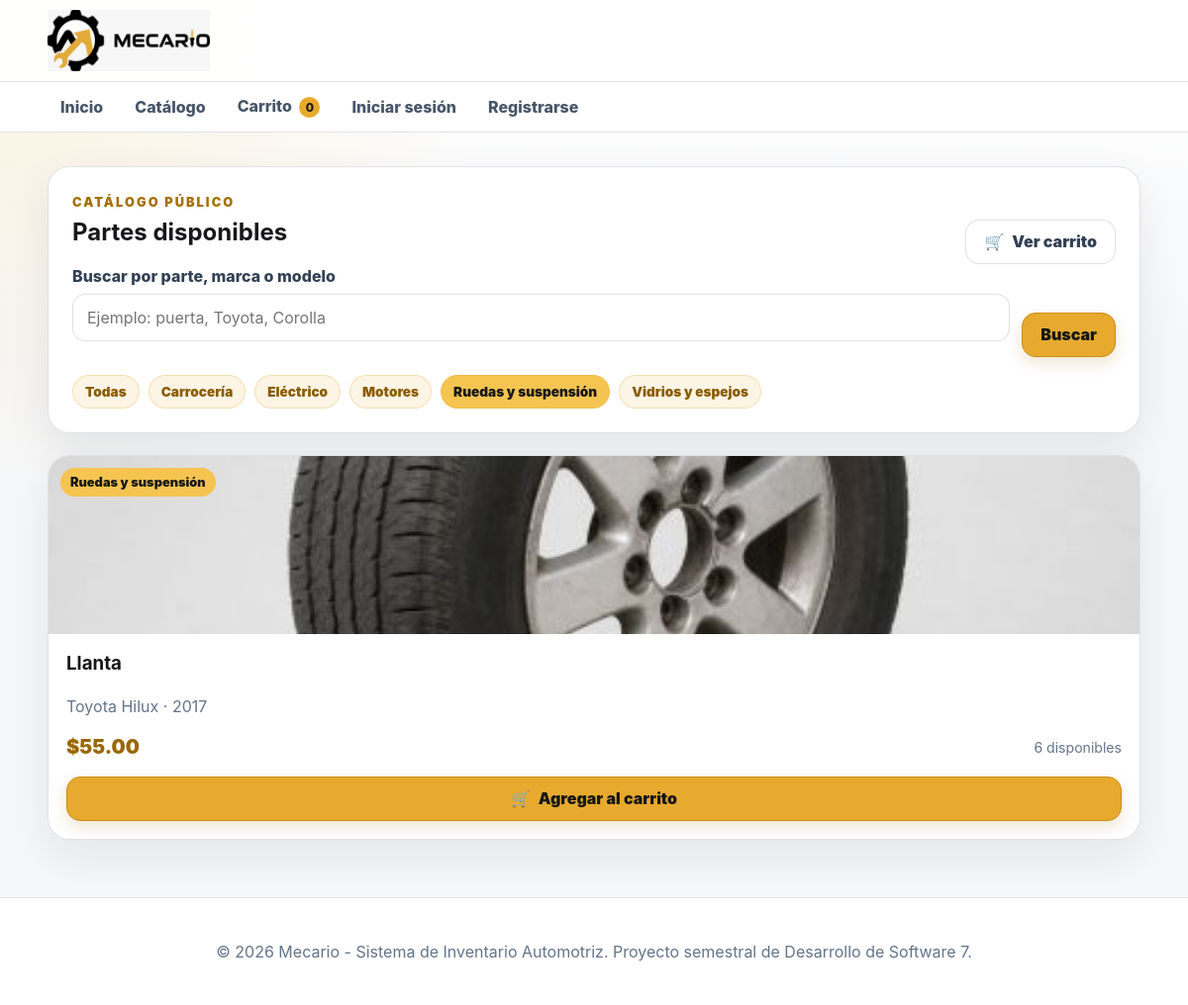
The app's page /public/categoria/5 with its own data.
### tables this page shows
CREATE TABLE IF NOT EXISTS secciones (
    id_seccion INT UNSIGNED AUTO_INCREMENT PRIMARY KEY,
    codigo VARCHAR(30) NOT NULL UNIQUE,
    nombre_seccion VARCHAR(100) NOT NULL UNIQUE,
    descripcion VARCHAR(255) NULL,
    activo TINYINT(1) NOT NULL DEFAULT 1,
    fecha_creacion DATETIME NOT NULL DEFAULT CURRENT_TIMESTAMP,
    fecha_actualizacion DATETIME NULL DEFAULT NULL ON UPDATE CURRENT_TIMESTAMP,
    CONSTRAINT chk_seccion_activo CHECK (activo IN (0,1))
);

CREATE TABLE IF NOT EXISTS inventario_partes (
    id_inventario INT UNSIGNED AUTO_INCREMENT PRIMARY KEY,
    id_auto INT UNSIGNED NOT NULL,
    id_parte INT UNSIGNED NOT NULL,
    id_seccion INT UNSIGNED NOT NULL,
    creado_por INT UNSIGNED NOT NULL,
    codigo_inventario VARCHAR(50) NOT NULL UNIQUE,
    descripcion_corta VARCHAR(255) NOT NULL,
    observaciones TEXT NULL,
    condicion_pieza ENUM('Excelente','Buena','Regular','Para reparar') NOT NULL DEFAULT 'Buena',
    precio DECIMAL(12,2) NOT NULL,
    cantidad INT UNSIGNED NOT NULL DEFAULT 0,
    thumbnail VARCHAR(255) NULL,
    imagen_grande VARCHAR(255) NULL,
    activo TINYINT(1) NOT NULL DEFAULT 1,
    fecha_creacion DATETIME NOT NULL DEFAULT CURRENT_TIMESTAMP,
    fecha_actualizacion DATETIME NULL DEFAULT NULL ON UPDATE CURRENT_TIMESTAMP,
    CONSTRAINT fk_inventario_auto FOREIGN KEY (id_auto) REFERENCES autos(id_auto)
        ON UPDATE CASCADE ON DELETE RESTRICT,
    CONSTRAINT fk_inventario_parte FOREIGN KEY (id_parte) REFERENCES partes(id_parte)
        ON UPDATE CASCADE ON DELETE RESTRICT,
    CONSTRAINT fk_inventario_seccion FOREIGN KEY (id_seccion) REFERENCES secciones(id_seccion)
        ON UPDATE CASCADE ON DELETE RESTRICT,
    CONSTRAINT fk_inventario_usuario FOREIGN KEY (creado_por) REFERENCES usuarios(id_usuario)
        ON UPDATE CASCADE ON DELETE RESTRICT,
    CONSTRAINT chk_inventario_precio CHECK (precio >= 0),
    CONSTRAINT chk_inventario_activo CHECK (activo IN (0,1)),
    INDEX idx_inventario_publico (activo,cantidad),
    INDEX idx_inventario_filtros (id_parte,id_auto,id_seccion),
    INDEX idx_inventario_descripcion (descripcion_corta)
);

CREATE TABLE IF NOT EXISTS partes (
    id_parte INT UNSIGNED AUTO_INCREMENT PRIMARY KEY,
    nombre_parte VARCHAR(100) NOT NULL UNIQUE,
    descripcion VARCHAR(255) NULL,
    activo TINYINT(1) NOT NULL DEFAULT 1,
    fecha_creacion DATETIME NOT NULL DEFAULT CURRENT_TIMESTAMP,
    fecha_actualizacion DATETIME NULL DEFAULT NULL ON UPDATE CURRENT_TIMESTAMP,
    CONSTRAINT chk_parte_activo CHECK (activo IN (0,1)),
    INDEX idx_parte_nombre (nombre_parte)
);

CREATE TABLE IF NOT EXISTS autos (
    id_auto INT UNSIGNED AUTO_INCREMENT PRIMARY KEY,
    marca VARCHAR(80) NOT NULL,
    modelo VARCHAR(100) NOT NULL,
    anio SMALLINT UNSIGNED NOT NULL,
    descripcion VARCHAR(255) NULL,
    activo TINYINT(1) NOT NULL DEFAULT 1,
    fecha_creacion DATETIME NOT NULL DEFAULT CURRENT_TIMESTAMP,
    fecha_actualizacion DATETIME NULL DEFAULT NULL ON UPDATE CURRENT_TIMESTAMP,
    CONSTRAINT uq_auto_marca_modelo_anio UNIQUE (marca,modelo,anio),
    CONSTRAINT chk_auto_activo CHECK (activo IN (0,1)),
    INDEX idx_auto_busqueda (marca,modelo,anio)
);

### app/Controllers/PublicController.php (called while the page is built, shortened)
<?php
final class PublicController
{
    private Database $db;
    public function __construct()
    {
        $this->db = Database::getInstancia();
    }
    public function categoria(string $id): void
    {
        $idSeccion = Sanitizer::entero($id);
        View::renderizar('publico/catalogo', [
            'titulo' => 'Catálogo de partes',
            'secciones' => $this->obtenerSecciones(),
            'resultados' => $this->obtenerCatalogo(idSeccion: $idSeccion),
            'busqueda' => '',
            'idSeccion' => $idSeccion,
        ]);
    }
    private function obtenerSecciones(): array
    {
        return $this->db->consultarTodos(
            'SELECT id_seccion, codigo, nombre_seccion
                FROM secciones
                WHERE activo = 1
                ORDER BY nombre_seccion'
        );
    }
    private function obtenerCatalogo(
        string $busqueda = '',
        ?int $idSeccion = null,
        ?int $limite = null
    ): array {
        $condiciones = ['ip.activo = 1', 'ip.cantidad > 0'];
        $parametros = [];
        if ($idSeccion !== null && $idSeccion > 0) {
            $condiciones[] = 'ip.id_seccion = :id_seccion';
            $parametros['id_seccion'] = $idSeccion;
        }
        $sql = 'SELECT
                ip.id_inventario,
                ip.descripcion_corta,
                ip.condicion_pieza,
                ip.precio,
                ip.cantidad,
                ip.thumbnail,
                ip.imagen_grande,
                a.marca,
                a.modelo,
                a.anio,
                p.nombre_parte,
                s.nombre_seccion
            FROM inventario_partes ip
            INNER JOIN autos a ON a.id_auto = ip.id_auto
            INNER JOIN partes p ON p.id_parte = ip.id_parte
            INNER JOIN secciones s ON s.id_seccion = ip.id_seccion
            WHERE ' . implode(' AND ', $condiciones) . '
            ORDER BY ip.fecha_creacion DESC';
        return $this->db->consultarTodos($sql, $parametros);
    }
}

### public/index.php (called while the page is built, shortened)
<?php
$router = new Router();
$router->despachar();

### app/Helpers/Url.php (called while the page is built, shortened)
<?php
final class Url
{
    public static function base(): string
    {
        $script = str_replace(
            '\\',
            '/',
            $_SERVER['SCRIPT_NAME'] ?? '/public/index.php'
        );
        $base = rtrim(dirname($script), '/');
        return $base === '.' ? '' : $base;
    }
    public static function ruta(string $ruta = '/'): string
    {
        $ruta = '/' . ltrim($ruta, '/');
        return self::base() . ($ruta === '//' ? '/' : $ruta);
    }
    public static function upload(string $archivo): string
    {
        $baseProyecto = dirname(self::base());
        return rtrim($baseProyecto, '/') . '/' . ltrim($archivo, '/');
    }
}

### app/Helpers/Sanitizer.php (called while the page is built, shortened)
<?php
final class Sanitizer
{
    public static function html(mixed $valor): string
    {
        return htmlspecialchars(
            (string) $valor,
            ENT_QUOTES | ENT_SUBSTITUTE,
            'UTF-8'
        );
    }
}

### app/Core/Database.php (called while the page is built, shortened)
<?php
final class Database
{
    private PDO $conexion;
    private function __construct()
    {
        $config = require dirname(__DIR__, 2) . '/config/config.php';
        $db = $config['database'];
        $dsn = sprintf(
            'mysql:host=%s;port=%s;dbname=%s;charset=%s',
            $db['host'],
            $db['port'],
            $db['name'],
            $db['charset']
        );
        try {
            $this->conexion = new PDO(
                $dsn,
                $db['user'],
                $db['password'],
                [
                    PDO::ATTR_ERRMODE => PDO::ERRMODE_EXCEPTION,
                    PDO::ATTR_DEFAULT_FETCH_MODE => PDO::FETCH_ASSOC,
                    PDO::ATTR_EMULATE_PREPARES => false,
                ]
            );
        } catch (PDOException $exception) {
            throw new RuntimeException(
                'No se pudo conectar con la base de datos.',
                0,
                $exception
            );
        }
    }
    public function consultar(string $sql, array $parametros = []): PDOStatement
    {
        $sentencia = $this->conexion->prepare($sql);
        $sentencia->execute($parametros);
        return $sentencia;
    }
    public function consultarTodos(string $sql, array $parametros = []): array
    {
        return $this->consultar($sql, $parametros)->fetchAll();
    }
}

### app/Views/publico/catalogo.php (the view, shortened to what this page needs)
<main class="container">
    <section class="card catalogo-encabezado">
        <span class="eyebrow">Catálogo público</span>
        <div class="catalog-title-row"><h1>Partes disponibles</h1><a class="btn btn-secundario" href="<?= Sanitizer::html(Url::ruta('/carrito')) ?>"><span aria-hidden="true">🛒</span> Ver carrito</a></div>
        <form
            class="form-busqueda"
            action="<?= Sanitizer::html(Url::ruta('/catalogo')) ?>"
            method="GET"
        >
            <div class="form-group form-group-busqueda">
                <label for="q">Buscar por parte, marca o modelo</label>
                <input
                    type="text"
                    id="q"
                    name="q"
                    placeholder="Ejemplo: puerta, Toyota, Corolla"
                    value="<?= Sanitizer::html($busqueda) ?>"
                >
            </div>
            <button class="btn" type="submit">Buscar</button>
        </form>
        <?php if ($secciones !== []): ?>
            <div class="chips">
                <a
                    class="chip <?= $idSeccion === null ? 'chip-activo' : '' ?>"
                    href="<?= Sanitizer::html(Url::ruta('/catalogo')) ?>"
                >
                    Todas
                </a>
                <?php foreach ($secciones as $seccion): ?>
                    <a
                        class="chip <?= (
                            $idSeccion === (int) $seccion['id_seccion']
                        ) ? 'chip-activo' : '' ?>"
                        href="<?= Sanitizer::html(
                            Url::ruta('/categoria/' . $seccion['id_seccion'])
                        ) ?>"
                    >
                        <?= Sanitizer::html($seccion['nombre_seccion']) ?>
                    </a>
                <?php endforeach; ?>
            </div>
        <?php endif; ?>
    </section>
    <?php if ($resultados === []): ?>
        <section class="card catalogo-vacio">
            <p class="muted">
                No se encontraron piezas con esos criterios. Intente con
                otro término de búsqueda o revise otra categoría.
            </p>
        </section>
    <?php else: ?>
        <div class="grid-cards grid-catalogo">
            <?php foreach ($resultados as $pieza): ?>
                <?php include __DIR__ . '/_tarjeta-parte.php'; ?>
            <?php endforeach; ?>
        </div>
    <?php endif; ?>
</main>

### app/Core/Router.php (shortened to what this page needs)
<?php
final class Router
{
    private array $rutas = [];
    private function agregar(
        string $metodo,
        string $ruta,
        callable|array $accion
    ): void {
        $this->rutas[$metodo][] = [
            'ruta' => $this->normalizar($ruta),
            'accion' => $accion,
        ];
    }
    public function despachar(): void
    {
        $metodo = strtoupper($_SERVER['REQUEST_METHOD'] ?? 'GET');
        $rutaActual = $this->obtenerRutaActual();
        foreach ($this->rutas[$metodo] ?? [] as $rutaRegistrada) {
            $parametros = $this->coincide(
                $rutaRegistrada['ruta'],
                $rutaActual
            );
            if ($parametros !== false) {
                $this->ejecutarAccion(
                    $rutaRegistrada['accion'],
                    $parametros
                );
                return;
            }
        }
    }
    private function obtenerRutaActual(): string
    {
        $uri = parse_url(
            $_SERVER['REQUEST_URI'] ?? '/',
            PHP_URL_PATH
        ) ?: '/';
        $base = dirname($_SERVER['SCRIPT_NAME'] ?? '');
        if (
            $base !== ''
            && $base !== '/'
            && str_starts_with($uri, $base)
        ) {
            $uri = substr($uri, strlen($base));
        }
        return $this->normalizar($uri);
    }
    private function normalizar(string $ruta): string
    {
        $ruta = '/' . trim($ruta, '/');
        return $ruta === '//' ? '/' : $ruta;
    }
    private function coincide(
        string $rutaRegistrada,
        string $rutaActual
    ): array|false {
        $patron = preg_replace(
            '#\{[a-zA-Z_][a-zA-Z0-9_]*\}#',
            '([^/]+)',
            $rutaRegistrada
        );
        if (!preg_match('#^' . $patron . '$#', $rutaActual, $coincidencias)) {
            return false;
        }
        array_shift($coincidencias);
        return $coincidencias;
    }
    private function ejecutarAccion(
        callable|array $accion,
        array $parametros
    ): void {
        if (
            is_array($accion)
            && isset($accion[0], $accion[1])
            && is_string($accion[0])
        ) {
            $controlador = new $accion[0]();
            $metodo = $accion[1];
            $controlador->{$metodo}(...$parametros);
            return;
        }
    }
}

### app/Views/publico/_tarjeta-parte.php (shortened to what this page needs)
<?php
$miniatura = $pieza['thumbnail'] ?? null;
?>
<article class="card card-parte">
    <a class="card-parte-link" href="<?= Sanitizer::html(Url::ruta('/parte/' . $pieza['id_inventario'])) ?>">
        <div class="card-parte-imagen">
            <?php if ($miniatura): ?>
                <img src="<?= Sanitizer::html(Url::upload($miniatura)) ?>" alt="<?= Sanitizer::html($pieza['nombre_parte']) ?>" loading="lazy">
            <?php else: ?>
                <span class="card-parte-sin-imagen" aria-hidden="true"><?= Sanitizer::html(mb_substr($pieza['nombre_parte'], 0, 1)) ?></span>
            <?php endif; ?>
            <span class="badge-seccion"><?= Sanitizer::html($pieza['nombre_seccion']) ?></span>
        </div>
        <div class="card-parte-info">
            <h3><?= Sanitizer::html($pieza['nombre_parte']) ?></h3>
            <p class="muted"><?= Sanitizer::html($pieza['marca'] . ' ' . $pieza['modelo'] . ' · ' . $pieza['anio']) ?></p>
            <div class="card-parte-precio">
                <span class="precio">$<?= Sanitizer::html(number_format((float) $pieza['precio'], 2)) ?></span>
                <span class="existencias"><?= Sanitizer::html((string) $pieza['cantidad']) ?> disponibles</span>
            </div>
        </div>
    </a>
    <form class="card-cart-form" method="POST" action="<?= Sanitizer::html(Url::ruta('/carrito/agregar/' . $pieza['id_inventario'])) ?>">
        <button class="btn btn-cart" type="submit"><span aria-hidden="true">🛒</span> Agregar al carrito</button>
    </form>
</article>

### records on screen
secciones: nombre_seccion "Carrocería"
secciones: nombre_seccion "Eléctrico"
secciones: nombre_seccion "Motores"
secciones: nombre_seccion "Ruedas y suspensión"
secciones: nombre_seccion "Vidrios y espejos"
inventario_partes: thumbnail (picture), id_seccion.nombre_seccion "Ruedas y suspensión", id_parte.nombre_parte "Llanta", id_auto.anio "Toyota Hilux · 2017", precio "55.00", cantidad "6"
